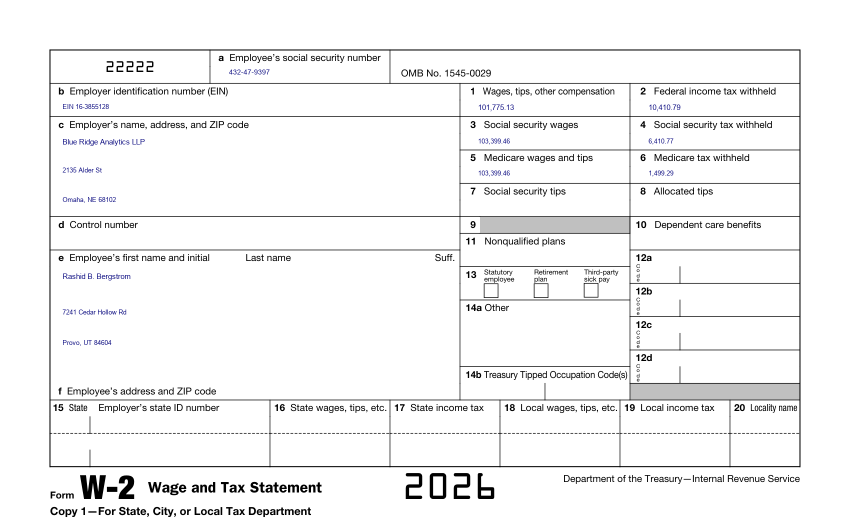
#> input picture eval/testset/w2_clean_01.png, 1700 x 1059 px (shown at 1/2 size)
$ python gen_pdf_fixtures.py
#> lines starting #> are read from the running program, lines starting #| are printed output that depends on the picture
"""Build the PDF-intake test fixtures from the committed eval/testset images.

Rebuilt at test time (backend/tests/test_pdf_intake.py imports this) so the repo
stays free of committed PDF binaries and the fixtures always track the current
testset. Four fixtures:

  * single_page.pdf   — one testset image wrapped as a 1-page PDF
  * three_page.pdf    — three DIFFERENT testset images as a 3-page PDF
  * encrypted.pdf     — the single-page PDF, encrypted with TEST_PASSWORD
  * oversized_21.pdf  — 21 pages, to exercise the 20-page cap (rejected 400)

Image → PDF uses Pillow. Encryption uses **pypdf** (pure-python, TEST-only — see
eval/requirements.txt), never a backend runtime dependency. The backend renders
these back to PNGs at intake with pypdfium2.

CLI:  python eval/gen_pdf_fixtures.py [out_dir]
"""

import io
import os

from PIL import Image

# TEST-ONLY password. Deliberately distinctive so a diff grep can prove it lives
# ONLY in test/fixture code and never in backend runtime, logs, or state.
TEST_PASSWORD = "keepbook-test-pw"

TESTSET = os.path.join(os.path.dirname(os.path.abspath(__file__)), "testset")

# Three distinct testset forms → three distinct dHashes, so the 3-page PDF's
# pages are not flagged as duplicates of each other.
THREE_PAGE_SOURCES = ["w2_clean_01.png", "1099int_clean_01.png", "1098_clean_01.png"]
SINGLE_PAGE_SOURCE = "w2_clean_01.png"


def _img(name: str) -> Image.Image:
#> called with name = 'w2_clean_01.png'
    return Image.open(os.path.join(TESTSET, name)).convert("RGB")
#> returned value is the input picture: PIL image 1700x1059 RGB; mean R, G, B 243.6, 243.6, 243.8


def _images_to_pdf_bytes(images, resolution: float = 150.0) -> bytes:
    buf = io.BytesIO()
    images[0].save(
        buf,
        format="PDF",
        save_all=True,
        append_images=list(images[1:]),
        resolution=resolution,
    )
    return buf.getvalue()


def single_page_pdf_bytes() -> bytes:
    return _images_to_pdf_bytes([_img(SINGLE_PAGE_SOURCE)])


def three_page_pdf_bytes() -> bytes:
    return _images_to_pdf_bytes([_img(n) for n in THREE_PAGE_SOURCES])
#> call 3 of _img, with name = '1099int_clean_01.png'
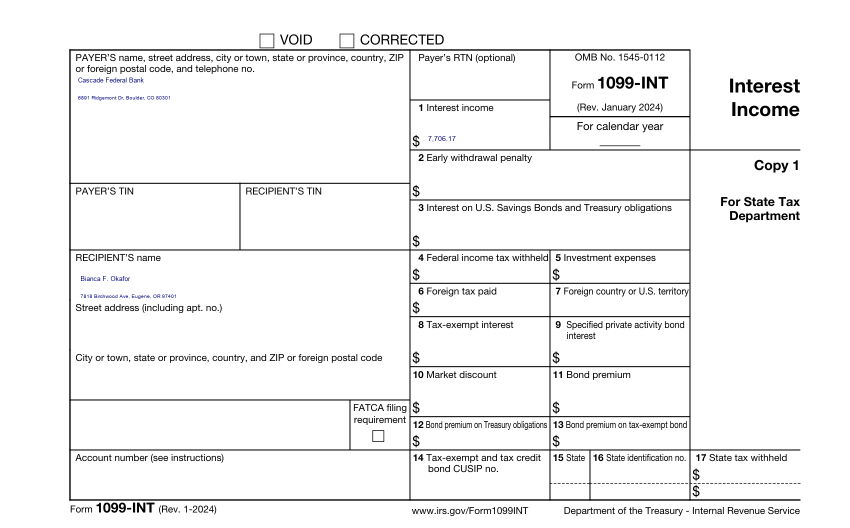
#> input picture eval/testset/1099int_clean_01.png, 1700 x 1056 px (shown at 1/2 size)
#> in _img, returned value is the input picture: PIL image 1700x1056 RGB; mean R, G, B 243.5, 243.5, 243.6
#> call 4 of _img, with name = '1098_clean_01.png'
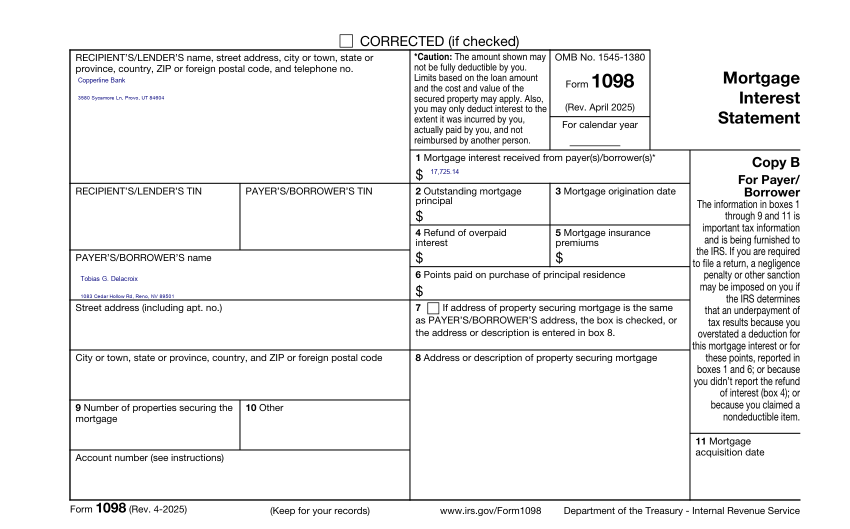
#> input picture eval/testset/1098_clean_01.png, 1700 x 1057 px (shown at 1/2 size)
#> in _img, returned value is the input picture: PIL image 1700x1057 RGB; mean R, G, B 239.9, 239.9, 240


def encrypted_pdf_bytes(password: str = TEST_PASSWORD) -> bytes:
    from pypdf import PdfReader, PdfWriter

    reader = PdfReader(io.BytesIO(single_page_pdf_bytes()))
    writer = PdfWriter()
    for page in reader.pages:
        writer.add_page(page)
    writer.encrypt(password)
    out = io.BytesIO()
    writer.write(out)
    return out.getvalue()


def oversized_pdf_bytes(n_pages: int = 21) -> bytes:
    # Downscale a real page so 21 copies stay small and fast; content is
    # irrelevant — the cap keys on page count, checked before any page renders.
    base = _img(SINGLE_PAGE_SOURCE)
    small = base.resize((max(1, base.width // 3), max(1, base.height // 3)))
    return _images_to_pdf_bytes([small.copy() for _ in range(n_pages)])


def build_all(out_dir: str) -> dict:
    """Write all four fixtures into out_dir; return {name: path}."""
    os.makedirs(out_dir, exist_ok=True)
    specs = {
        "single_page.pdf": single_page_pdf_bytes(),
        "three_page.pdf": three_page_pdf_bytes(),
        "encrypted.pdf": encrypted_pdf_bytes(),
        "oversized_21.pdf": oversized_pdf_bytes(21),
    }
    paths = {}
    for name, data in specs.items():
        path = os.path.join(out_dir, name)
        with open(path, "wb") as fh:
            fh.write(data)
        paths[name] = path
    return paths


if __name__ == "__main__":
    import sys

    out = sys.argv[1] if len(sys.argv) > 1 else os.path.join(
        os.path.dirname(os.path.abspath(__file__)), "pdf_fixtures"
    )
#> (the run stopped early here; a loop or call above may not have finished)
